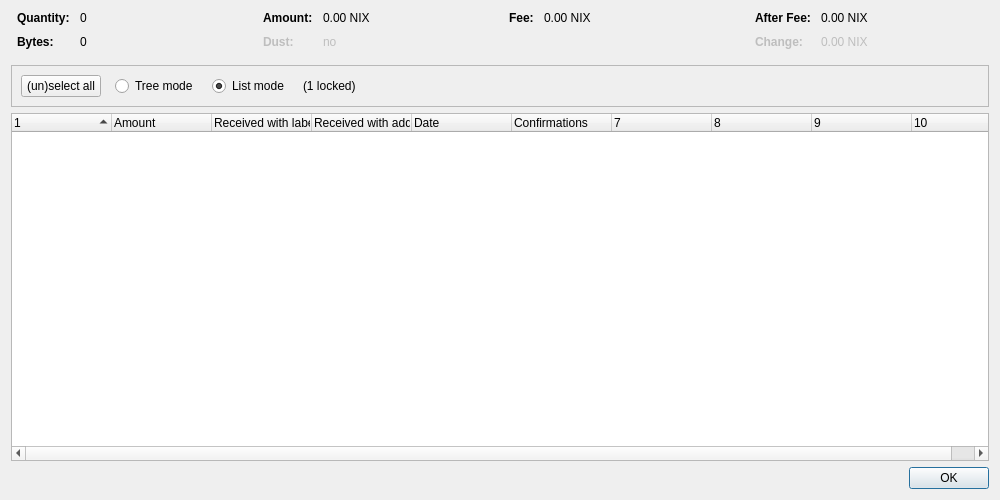
<?xml version="1.0" encoding="UTF-8"?>
<ui version="4.0">
 <class>CoinControlDialog</class>
 <widget class="QDialog" name="CoinControlDialog">
  <property name="geometry">
   <rect>
    <x>0</x>
    <y>0</y>
    <width>1000</width>
    <height>500</height>
   </rect>
  </property>
  <property name="windowTitle">
   <string>Coin Selection</string>
  </property>
  <layout class="QVBoxLayout" name="verticalLayout">
   <item>
    <layout class="QHBoxLayout" name="horizontalLayoutTop" stretch="0,0,0,0">
     <property name="topMargin">
      <number>0</number>
     </property>
     <property name="bottomMargin">
      <number>10</number>
     </property>
     <item>
      <layout class="QFormLayout" name="formLayoutCoinControl1">
       <property name="horizontalSpacing">
        <number>10</number>
       </property>
       <property name="verticalSpacing">
        <number>10</number>
       </property>
       <property name="leftMargin">
        <number>6</number>
       </property>
       <property name="rightMargin">
        <number>6</number>
       </property>
       <item row="0" column="0">
        <widget class="QLabel" name="labelCoinControlQuantityText">
         <property name="font">
          <font>
           <weight>75</weight>
           <bold>true</bold>
          </font>
         </property>
         <property name="text">
          <string>Quantity:</string>
         </property>
        </widget>
       </item>
       <item row="0" column="1">
        <widget class="QLabel" name="labelCoinControlQuantity">
         <property name="cursor">
          <cursorShape>IBeamCursor</cursorShape>
         </property>
         <property name="contextMenuPolicy">
          <enum>Qt::ActionsContextMenu</enum>
         </property>
         <property name="text">
          <string notr="true">0</string>
         </property>
         <property name="textInteractionFlags">
          <set>Qt::LinksAccessibleByMouse|Qt::TextSelectableByKeyboard|Qt::TextSelectableByMouse</set>
         </property>
        </widget>
       </item>
       <item row="1" column="0">
        <widget class="QLabel" name="labelCoinControlBytesText">
         <property name="font">
          <font>
           <weight>75</weight>
           <bold>true</bold>
          </font>
         </property>
         <property name="text">
          <string>Bytes:</string>
         </property>
        </widget>
       </item>
       <item row="1" column="1">
        <widget class="QLabel" name="labelCoinControlBytes">
         <property name="cursor">
          <cursorShape>IBeamCursor</cursorShape>
         </property>
         <property name="contextMenuPolicy">
          <enum>Qt::ActionsContextMenu</enum>
         </property>
         <property name="text">
          <string notr="true">0</string>
         </property>
         <property name="textInteractionFlags">
          <set>Qt::LinksAccessibleByMouse|Qt::TextSelectableByKeyboard|Qt::TextSelectableByMouse</set>
         </property>
        </widget>
       </item>
      </layout>
     </item>
     <item>
      <layout class="QFormLayout" name="formLayoutCoinControl2">
       <property name="horizontalSpacing">
        <number>10</number>
       </property>
       <property name="verticalSpacing">
        <number>10</number>
       </property>
       <property name="leftMargin">
        <number>6</number>
       </property>
       <property name="rightMargin">
        <number>6</number>
       </property>
       <item row="0" column="0">
        <widget class="QLabel" name="labelCoinControlAmountText">
         <property name="font">
          <font>
           <weight>75</weight>
           <bold>true</bold>
          </font>
         </property>
         <property name="text">
          <string>Amount:</string>
         </property>
        </widget>
       </item>
       <item row="0" column="1">
        <widget class="QLabel" name="labelCoinControlAmount">
         <property name="cursor">
          <cursorShape>IBeamCursor</cursorShape>
         </property>
         <property name="contextMenuPolicy">
          <enum>Qt::ActionsContextMenu</enum>
         </property>
         <property name="text">
          <string notr="true">0.00 NIX</string>
         </property>
         <property name="textInteractionFlags">
          <set>Qt::LinksAccessibleByMouse|Qt::TextSelectableByKeyboard|Qt::TextSelectableByMouse</set>
         </property>
        </widget>
       </item>
       <item row="1" column="0">
        <widget class="QLabel" name="labelCoinControlLowOutputText">
         <property name="enabled">
          <bool>false</bool>
         </property>
         <property name="font">
          <font>
           <weight>75</weight>
           <bold>true</bold>
          </font>
         </property>
         <property name="text">
          <string>Dust:</string>
         </property>
        </widget>
       </item>
       <item row="1" column="1">
        <widget class="QLabel" name="labelCoinControlLowOutput">
         <property name="enabled">
          <bool>false</bool>
         </property>
         <property name="cursor">
          <cursorShape>IBeamCursor</cursorShape>
         </property>
         <property name="contextMenuPolicy">
          <enum>Qt::ActionsContextMenu</enum>
         </property>
         <property name="text">
          <string notr="true">no</string>
         </property>
         <property name="textInteractionFlags">
          <set>Qt::LinksAccessibleByMouse|Qt::TextSelectableByKeyboard|Qt::TextSelectableByMouse</set>
         </property>
        </widget>
       </item>
      </layout>
     </item>
     <item>
      <layout class="QFormLayout" name="formLayoutCoinControl3">
       <property name="horizontalSpacing">
        <number>10</number>
       </property>
       <property name="verticalSpacing">
        <number>10</number>
       </property>
       <property name="leftMargin">
        <number>6</number>
       </property>
       <property name="rightMargin">
        <number>6</number>
       </property>
       <item row="0" column="0">
        <widget class="QLabel" name="labelCoinControlFeeText">
         <property name="font">
          <font>
           <weight>75</weight>
           <bold>true</bold>
          </font>
         </property>
         <property name="text">
          <string>Fee:</string>
         </property>
        </widget>
       </item>
       <item row="0" column="1">
        <widget class="QLabel" name="labelCoinControlFee">
         <property name="cursor">
          <cursorShape>IBeamCursor</cursorShape>
         </property>
         <property name="contextMenuPolicy">
          <enum>Qt::ActionsContextMenu</enum>
         </property>
         <property name="text">
          <string notr="true">0.00 NIX</string>
         </property>
         <property name="textInteractionFlags">
          <set>Qt::LinksAccessibleByMouse|Qt::TextSelectableByKeyboard|Qt::TextSelectableByMouse</set>
         </property>
        </widget>
       </item>
      </layout>
     </item>
     <item>
      <layout class="QFormLayout" name="formLayoutCoinControl4">
       <property name="horizontalSpacing">
        <number>10</number>
       </property>
       <property name="verticalSpacing">
        <number>10</number>
       </property>
       <property name="leftMargin">
        <number>6</number>
       </property>
       <property name="rightMargin">
        <number>6</number>
       </property>
       <item row="0" column="0">
        <widget class="QLabel" name="labelCoinControlAfterFeeText">
         <property name="font">
          <font>
           <weight>75</weight>
           <bold>true</bold>
          </font>
         </property>
         <property name="text">
          <string>After Fee:</string>
         </property>
        </widget>
       </item>
       <item row="0" column="1">
        <widget class="QLabel" name="labelCoinControlAfterFee">
         <property name="cursor">
          <cursorShape>IBeamCursor</cursorShape>
         </property>
         <property name="contextMenuPolicy">
          <enum>Qt::ActionsContextMenu</enum>
         </property>
         <property name="text">
          <string notr="true">0.00 NIX</string>
         </property>
         <property name="textInteractionFlags">
          <set>Qt::LinksAccessibleByMouse|Qt::TextSelectableByKeyboard|Qt::TextSelectableByMouse</set>
         </property>
        </widget>
       </item>
       <item row="1" column="0">
        <widget class="QLabel" name="labelCoinControlChangeText">
         <property name="enabled">
          <bool>false</bool>
         </property>
         <property name="font">
          <font>
           <weight>75</weight>
           <bold>true</bold>
          </font>
         </property>
         <property name="text">
          <string>Change:</string>
         </property>
        </widget>
       </item>
       <item row="1" column="1">
        <widget class="QLabel" name="labelCoinControlChange">
         <property name="enabled">
          <bool>false</bool>
         </property>
         <property name="cursor">
          <cursorShape>IBeamCursor</cursorShape>
         </property>
         <property name="contextMenuPolicy">
          <enum>Qt::ActionsContextMenu</enum>
         </property>
         <property name="text">
          <string notr="true">0.00 NIX</string>
         </property>
         <property name="textInteractionFlags">
          <set>Qt::LinksAccessibleByMouse|Qt::TextSelectableByKeyboard|Qt::TextSelectableByMouse</set>
         </property>
        </widget>
       </item>
      </layout>
     </item>
    </layout>
   </item>
   <item>
    <widget class="QFrame" name="frame">
     <property name="minimumSize">
      <size>
       <width>0</width>
       <height>40</height>
      </size>
     </property>
     <property name="frameShape">
      <enum>QFrame::StyledPanel</enum>
     </property>
     <property name="frameShadow">
      <enum>QFrame::Sunken</enum>
     </property>
     <layout class="QHBoxLayout" name="horizontalLayout">
      <item>
       <layout class="QHBoxLayout" name="horizontalLayoutPanel" stretch="0,0,0,0,0">
        <property name="spacing">
         <number>14</number>
        </property>
        <item>
         <widget class="QPushButton" name="pushButtonSelectAll">
          <property name="sizePolicy">
           <sizepolicy hsizetype="Maximum" vsizetype="Fixed">
            <horstretch>0</horstretch>
            <verstretch>0</verstretch>
           </sizepolicy>
          </property>
          <property name="text">
           <string>(un)select all</string>
          </property>
          <property name="autoDefault">
           <bool>false</bool>
          </property>
         </widget>
        </item>
        <item>
         <widget class="QRadioButton" name="radioTreeMode">
          <property name="sizePolicy">
           <sizepolicy hsizetype="Maximum" vsizetype="Fixed">
            <horstretch>0</horstretch>
            <verstretch>0</verstretch>
           </sizepolicy>
          </property>
          <property name="text">
           <string>Tree mode</string>
          </property>
         </widget>
        </item>
        <item>
         <widget class="QRadioButton" name="radioListMode">
          <property name="sizePolicy">
           <sizepolicy hsizetype="Maximum" vsizetype="Fixed">
            <horstretch>0</horstretch>
            <verstretch>0</verstretch>
           </sizepolicy>
          </property>
          <property name="text">
           <string>List mode</string>
          </property>
          <property name="checked">
           <bool>true</bool>
          </property>
         </widget>
        </item>
        <item>
         <widget class="QLabel" name="labelLocked">
          <property name="text">
           <string notr="true">(1 locked)</string>
          </property>
         </widget>
        </item>
        <item>
         <spacer name="horizontalSpacer">
          <property name="orientation">
           <enum>Qt::Horizontal</enum>
          </property>
          <property name="sizeHint" stdset="0">
           <size>
            <width>40</width>
            <height>20</height>
           </size>
          </property>
         </spacer>
        </item>
       </layout>
      </item>
     </layout>
    </widget>
   </item>
   <item>
    <widget class="CoinControlTreeWidget" name="treeWidget">
     <property name="contextMenuPolicy">
      <enum>Qt::CustomContextMenu</enum>
     </property>
     <property name="sortingEnabled">
      <bool>false</bool>
     </property>
     <property name="columnCount">
      <number>10</number>
     </property>
     <attribute name="headerShowSortIndicator" stdset="0">
      <bool>true</bool>
     </attribute>
     <attribute name="headerStretchLastSection">
      <bool>false</bool>
     </attribute>
     <column>
      <property name="text">
       <string/>
      </property>
     </column>
     <column>
      <property name="text">
       <string>Amount</string>
      </property>
     </column>
     <column>
      <property name="text">
       <string>Received with label</string>
      </property>
     </column>
     <column>
      <property name="text">
       <string>Received with address</string>
      </property>
     </column>
     <column>
      <property name="text">
       <string>Date</string>
      </property>
     </column>
     <column>
      <property name="text">
       <string>Confirmations</string>
      </property>
      <property name="toolTip">
       <string>Confirmed</string>
      </property>
     </column>
     <column>
      <property name="text">
       <string/>
      </property>
     </column>
     <column>
      <property name="text">
       <string/>
      </property>
     </column>
     <column>
      <property name="text">
       <string/>
      </property>
     </column>
     <column>
      <property name="text">
       <string/>
      </property>
     </column>
    </widget>
   </item>
   <item>
    <widget class="QDialogButtonBox" name="buttonBox">
     <property name="orientation">
      <enum>Qt::Horizontal</enum>
     </property>
     <property name="standardButtons">
      <set>QDialogButtonBox::Ok</set>
     </property>
    </widget>
   </item>
  </layout>
 </widget>
 <customwidgets>
  <customwidget>
   <class>CoinControlTreeWidget</class>
   <extends>QTreeWidget</extends>
   <header>qt/coincontroltreewidget.h</header>
  </customwidget>
 </customwidgets>
 <resources/>
 <connections/>
</ui>
